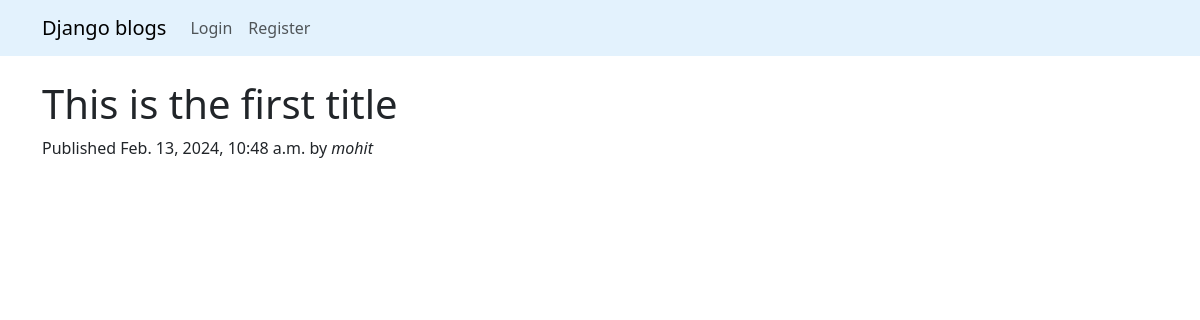
/articles/this-is-the-first-title/, run on the app's committed database.
### articles/models.py (models this page shows, shortened)
class Article(models.Model):
    title = models.CharField(max_length = 200)
    description = models.TextField()
    slug = models.SlugField(max_length = 300, unique = True)
    published = models.DateTimeField(auto_now_add = True)
    author = models.ForeignKey(User, on_delete = models.CASCADE)

### articles/views.py (the view)
# urls.py: path('articles/<slug:slug>/',views.article_detail,name = 'article-detail'),
def article_detail(request,slug):
    article = get_object_or_404(Article, slug = slug)
    context = {
        'article':article
    }
    return render(request,'details.html', context)

### templates/details.html (shortened to what this page needs)
{% extends 'base.html'%}
{% block body%}
<div class = "container mt-4">
     <h1> {{article.title}}</h1>
     </h6> Published {{article.published}} by <i> {{article.author}}</i></h6>
     <br>
</div>
{% endblock %}

### data on the page
Article: title "This is the first title", published "Feb. 13, 2024, 10:48 a.m.", author "mohit"
